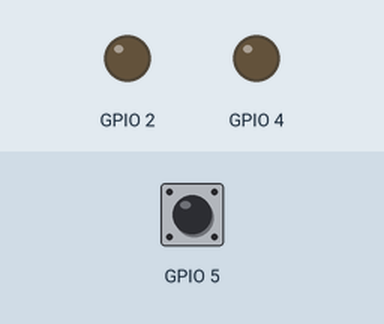
The program below on a simulated ESP32. Parts: output pins drawn as LEDs (lit = HIGH). Dashed ring = blinking. The test bench sets the inputs (shaded band); at power-on: GPIO 5 HIGH.

Above: at 0.4 s.
At 2.56 s:
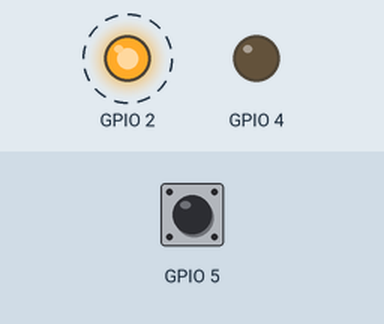
Timing chart, 0 to 3.0 s (numbered marks = the images above):
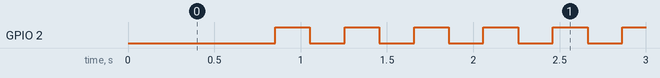

The program:

main.cpp
```cpp
#include <Arduino.h>
#include "LED.h"
#include <OneButton.h>


LED led1(LED1_PIN, HIGH);
LED led2(LED2_PIN, HIGH);

OneButton buttonBuiltIn(BTN_PIN_BUILTIN, LOW);
OneButton buttonSecond(BTN_PIN_SECOND, LOW); //

bool ActiveControlLED1 = true; // Biến để theo dõi LED nào đang được điều khiển

// single click
void btnSecondClick() {
    if (ActiveControlLED1) {
        led1.flip();
    } else {
        led2.flip();
    }
}

// double click
void btnSecondDoubleClick() {
    ActiveControlLED1 = !ActiveControlLED1;
}

// long press

void btnSecondHold() {
    if (ActiveControlLED1) {
        led1.blink(200);
    } else {
        led2.blink(200);
    }
}

void setup() {
    led1.off();
    led2.off();
    buttonSecond.attachClick(btnSecondClick);
    buttonSecond.attachDoubleClick(btnSecondDoubleClick);
    buttonSecond.attachLongPressStart(btnSecondHold);
}

void loop() {
    led1.loop();
    led2.loop();
    buttonSecond.tick();

}
```

Measured:
- by itself, GPIO 2: alternates HIGH for 0.20 s and LOW for 0.20 s
